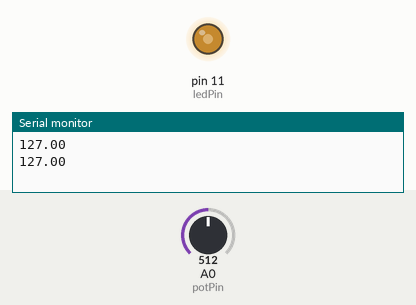
A sketch run on a simulated Arduino Uno, built with avr-gcc and run on an emulated ATmega328P. Shown: output pins drawn as LEDs (lit = HIGH), the last lines printed to the serial monitor. The inputs (shaded band) are chosen by the test bench; at power-on: A0 (potPin) = 512.

Above: at 1.8 s.
1.9 s: A0 (potPin) set to 716
At 2.9 s:
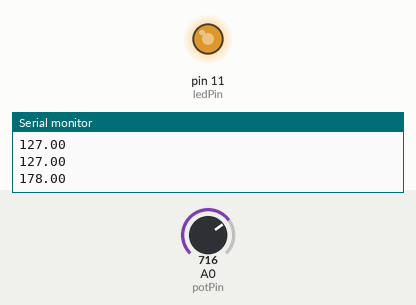
3.5 s: A0 (potPin) set to 900
At 4.4 s:
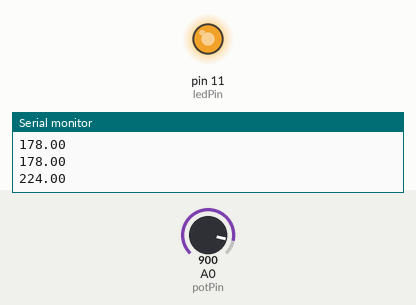
5.5 s: A0 (potPin) set to 122
At 7.2 s:
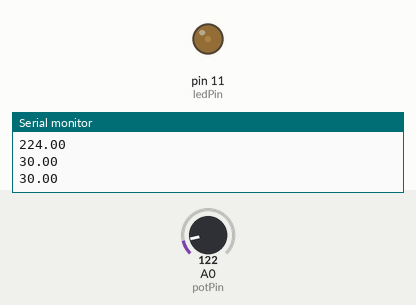
7.5 s: A0 (potPin) set to 0
At 8.7 s:
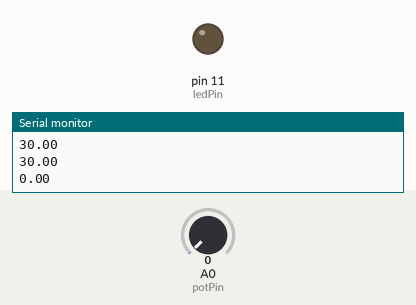
9.5 s: A0 (potPin) set to 511
At 10.3 s:
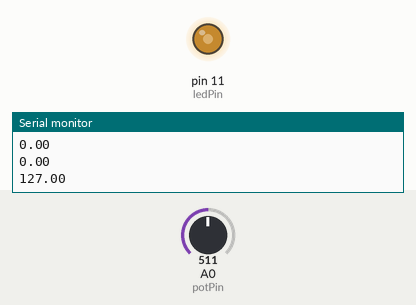
Timing chart, 0 to 12.5 s (numbered marks = the images above; inputs shaded):
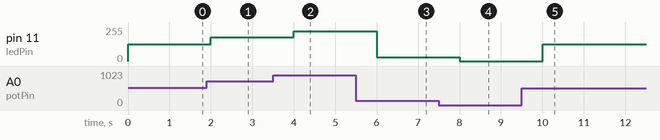

The sketch:

sketch_oct17b.ino
```cpp
const int potPin = A0;
const int ledPin = 11;

void setup() {
  // put your setup code here, to run once:
  //pinMode(ledPin, OUTPUT);
  Serial.begin(9600);

}

void loop() {
  // put your main code here, to run repeatedly:
    float potValue = analogRead(potPin);
    //float voltage = 5 * potValue / 1023;
    float mapedValue = map(potValue, 0, 1023, 0, 255); // nu merge float
    //Serial.println(voltage);
    Serial.println(mapedValue);
    analogWrite(ledPin, mapedValue);
  delay(1000);
}
```

Measured:
- after the input at 1.9 s, pin 11 (ledPin): 127/255 → 178/255 after 0.10 s
- after the input at 3.5 s, pin 11 (ledPin): 178/255 → 224/255 after 0.50 s
- after the input at 5.5 s, pin 11 (ledPin): 224/255 → 30/255 after 0.50 s
- after the input at 7.5 s, pin 11 (ledPin): 30/255 → 0/255 after 0.51 s
- after the input at 9.5 s, pin 11 (ledPin): 0/255 → 127/255 after 0.51 s
